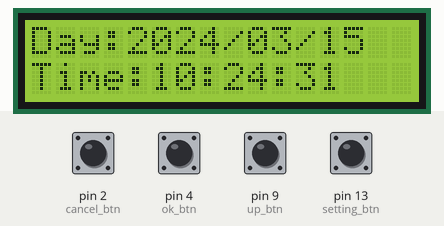
A program run on a simulated Arduino Uno, built with avr-gcc and run on an emulated ATmega328P. Parts: 16×2 character LCD. The inputs (shaded band) are chosen by the test bench; at power-on: pin 2 (cancel_btn), pin 4 (ok_btn), pin 9 (up_btn), pin 13 (setting_btn) HIGH. The local clock reads 2024-03-15 10:24:30 at power-on unless the program sets it.

Above: at 1.2 s.
1.3 s: pin 13 (setting_btn) pulled LOW for 0.15 s
2.0 s: pin 2 (cancel_btn) pulled LOW for 0.15 s
At 2.5 s:
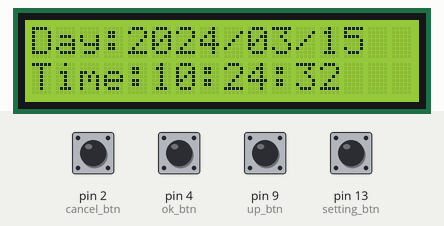
4.5 s: pin 13 (setting_btn) pulled LOW for 1 s
6.1 s: pin 4 (ok_btn) pulled LOW for 0.15 s
6.8 s: pin 9 (up_btn) pulled LOW for 0.15 s
At 7.3 s:
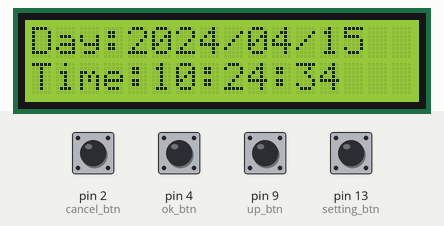
7.5 s: pin 2 (cancel_btn) pulled LOW for 1 s
At 8.8 s:
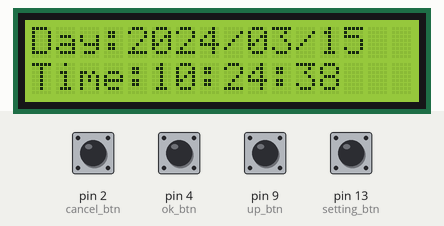
Timing chart, 0 to 10.5 s (numbered marks = the images above; inputs shaded):
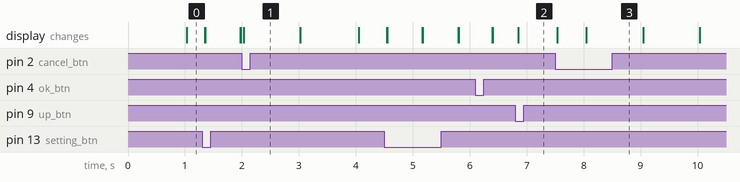

Measured:
- after the input at 2.0 s, the display: changes at once (image 1)
- after the input at 6.8 s, the display: changes after 0.05 s (image 2)
- after the input at 7.5 s, the display: first changes at once (image 3 shows a later state)

The program:

main.cpp
```cpp
#include <Arduino.h>
#include <RTClib.h>
#include <LiquidCrystal_I2C.h>

#define I2C_ADDR 0x27
#define LCD_COLUMNS 16
#define LCD_ROWS 2

#define SETTING_BUTTON 13
#define UP_BUTTON 9
#define OK_BUTTON 4
#define CANCEL_BUTTON 2

LiquidCrystal_I2C lcd(I2C_ADDR, LCD_COLUMNS, LCD_ROWS);
RTC_DS1307 rtc;

// ===== 按鈕類別（原本不動）=====
class Button
{
private:
  const int pin;
  const unsigned long deboundceMs;
  int last_btn_state;
  unsigned long last_time_change;

public:
  Button(int pin)
      : pin(pin), deboundceMs(30), last_btn_state(HIGH), last_time_change(0) {}

  bool isPressed()
  {
    unsigned long now = millis();
    if (now - last_time_change > deboundceMs)
    {
      int now_state = digitalRead(pin);
      if (now_state != last_btn_state)
      {
        last_btn_state = now_state;
        last_time_change = now;
        if (now_state == LOW)
          return true;
      }
    }
    return false;
  }

  void begin()
  {
    pinMode(pin, INPUT_PULLUP);
  }
};

// ===== 宣告區 =====
String number_prefix(int, unsigned int);
String blanking(int, unsigned int, bool, int);
void show_time(bool);
void init_time();

Button setting_btn(13);
Button up_btn(9);
Button ok_btn(4);
Button cancel_btn(2);

bool is_setting = false;
int now_setting_digit = 1;

bool is_blanking = false;
const unsigned int blanking_delay_ms = 600;
unsigned long last_blanking_time = 0;

uint16_t year;
uint8_t month;
uint8_t day;
uint8_t hour;
uint8_t minute;
uint8_t second;

void setup()
{
  Serial.begin(9600);
  if (!rtc.begin())
  {
    Serial.println("Couldn't find RTC");
    delay(1000);
    abort();
  }

  lcd.init();
  lcd.backlight();

  setting_btn.begin();
  up_btn.begin();
  ok_btn.begin();
  cancel_btn.begin();
}

void loop()
{
  if (setting_btn.isPressed() && !is_setting)
  {
    is_setting = true;
    now_setting_digit = 1;
    init_time();
    return;
  }

  if (is_setting)
  {
    // 取消鍵功能
    if (cancel_btn.isPressed())
    {
      is_setting = false;
      now_setting_digit = 1;
      return;
    }

    if (up_btn.isPressed())
    {
      switch (now_setting_digit)
      {
      case 1:
        year++;
        break;
      case 2:
        month = month % 12 + 1;
        break;
      case 3:
        day = day % 31 + 1;
        break;
      case 4:
        hour = (hour + 1) % 24;
        break;
      case 5:
        minute = (minute + 1) % 60;
        break;
      case 6:
        second = (second + 1) % 60;
        break;
      }
    }

    if (ok_btn.isPressed())
    {
      if (now_setting_digit < 6)
      {
        now_setting_digit++;
        return;
      }

      rtc.adjust(DateTime(year, month, day, hour, minute, second));
      is_setting = false;
      now_setting_digit = 1;
    }
  }

  show_time(is_setting);
}

void show_time(bool is_setting)
{
  DateTime now = rtc.now();

  lcd.setCursor(0, 0);
  lcd.print("Day:");
  lcd.print(blanking(is_setting ? year : now.year(), 4, is_setting, 1));
  lcd.print("/");
  lcd.print(blanking(is_setting ? month : now.month(), 2, is_setting, 2));
  lcd.print("/");
  lcd.print(blanking(is_setting ? day : now.day(), 2, is_setting, 3));

  lcd.setCursor(0, 1);
  lcd.print("Time:");
  lcd.print(blanking(is_setting ? hour : now.hour(), 2, is_setting, 4));
  lcd.print(":");
  lcd.print(blanking(is_setting ? minute : now.minute(), 2, is_setting, 5));
  lcd.print(":");
  lcd.print(blanking(is_setting ? second : now.second(), 2, is_setting, 6));
}

String blanking(int number, unsigned int digit, bool is_setting, int setting_digit)
{
  unsigned long now = millis();

  if (!is_setting || now_setting_digit != setting_digit)
  {
    is_blanking = true;
  }
  else if (last_blanking_time + blanking_delay_ms < now)
  {
    last_blanking_time = now;
    is_blanking = !is_blanking;
  }

  if (is_blanking)
  {
    return number_prefix(number, digit);
  }
  else
  {
    String s = "";
    for (unsigned int i = 0; i < digit; i++)
      s += " ";
    return s;
  }
}

String number_prefix(int number, unsigned int width)
{
  String numStr = String(number);
  while (numStr.length() < width)
    numStr = "0" + numStr;
  return numStr;
}

void init_time()
{
  DateTime now = rtc.now();
  year = now.year();
  month = now.month();
  day = now.day();
  hour = now.hour();
  minute = now.minute();
  second = now.second();
}
```
